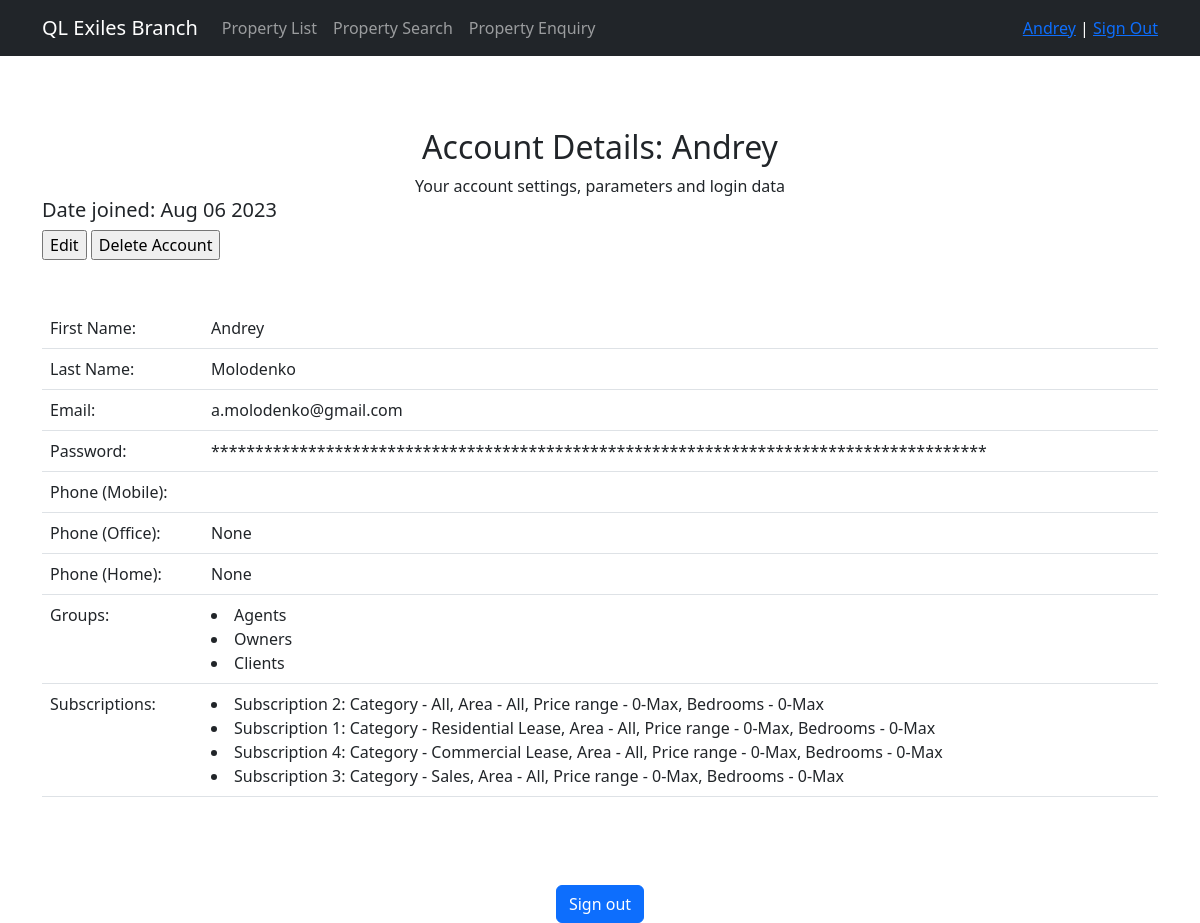
Screenshot of /users/my_account/ (signed in) with the database file from the repository.
### users/models.py (models this page shows, shortened)
class CustomUser(AbstractUser):
    phone_1 = models.CharField(max_length=15)
    phone_2 = models.CharField(max_length=15, null=True)
    phone_3 = models.CharField(max_length=15, null=True)
    subscriptions = models.ManyToManyField('Subscriptions', through='CustomUser_Subscriptions')

class Subscriptions(models.Model):
    sub_category = models.CharField(max_length=2, choices=PROP_DIVISION_CHOICES, default="QL", null=True)
    sub_area = models.CharField(max_length=15, choices=AREAS_CHOICES, null=True)
    sub_min_price = models.IntegerField(default=0)
    sub_max_price = models.IntegerField(null=True)
    sub_min_bedrooms = models.IntegerField(default=0)
    sub_max_bedrooms = models.IntegerField(null=True)
    def __str__(self):
        return f'Subscription {self.id}: Category - {PROP_DIVISION_REFERENCE[self.sub_category or "All"]}, Area - {self.sub_area or "All"}, ' \
               f'Price range - {self.sub_min_price}-{self.sub_max_price or "Max"}, ' \
               f'Bedrooms - {self.sub_min_bedrooms}-{self.sub_max_bedrooms or "Max"}'

### users/views.py (the view)
# urls.py: path('my_account/', AccountDetailView.as_view(), name='account_details'),
class AccountDetailView(UserPassesTestMixin, DetailView):
    model = CustomUser
    template_name = 'account_details.html'
    context_object_name = 'account_details'
    @method_decorator(login_required)
    def dispatch(self, *args, **kwargs):
        return super().dispatch(*args, **kwargs)
    def test_func(self):
        return self.request.user == self.get_object()
    def get_object(self):
        return self.request.user
    def get_context_data(self, **kwargs):
        context = super().get_context_data(**kwargs)
        account_instance = self.object
        groups = account_instance.groups.all()
        subscriptions = account_instance.subscriptions.all()
        context['groups'] = groups
        context['subscriptions'] = subscriptions
        context['is_not_agent'] = not self.request.user.groups.filter(name='agents').exists()
        context['is_not_owner'] = not self.request.user.groups.filter(name='owners').exists()
        context['is_not_client'] = not self.request.user.groups.filter(name='clients').exists()
        context['is_not_manager'] = not self.request.user.groups.filter(name='managers').exists()
        return context

### properties/templatetags/custom_filters.py (called while the page is built)
@register.filter(name="hide_pass")
def hide_pass(value: str):
    return '*' * len(value)

@register.filter(name="cap_case")
def cap_case(value: str):
    return value.capitalize()

### templates/account_details.html (shortened to what this page needs)
{% extends 'flatpages/default.html' %}
{% load custom_filters %}
{% load custom_tags %}
{% block content %}
<br><br><br>
<h2>Account Details: {{request.user.username | cap_case}}</h2>
<div> Your account settings, parameters and login data </div>
    <h5 align="left"> Date joined: {{ account_details.date_joined|date:'M d Y'  }}</h5>
    <form action="" align = "left">
        <input type="button" value="Edit">
        <input type="button" value="Delete Account">
    </form>
<br>
<br>
        <table style="width:100%" class="table">
            <tr>
                <td align="left">First Name:</td>
                <td align="left">{{ account_details.first_name }}</td>
            </tr>
            <tr>
                <td align="left"> Last Name: </td>
                <td align="left">{{ account_details.last_name }}</td>
            </tr>
            <tr>
                <td align="left"> Email: </td>
                <td align="left">{{ account_details.email }}</td>
            </tr>
            <tr>
                <td align="left">Password:</td>
                <td align="left">{{ account_details.password | hide_pass }}</td>
            </tr>
            <tr>
                <td align="left">Phone (Mobile):</td>
                <td align="left">{{ account_details.phone_1 }}</td>
            </tr>
            <tr>
                <td align="left">Phone (Office):</td>
                <td align="left">{{ account_details.phone_2 }}</td>
            </tr>
            <tr>
                <td align="left">Phone (Home):</td>
                <td align="left">{{ account_details.phone_3 }}</td>
            </tr>
            <tr>
                {% if account_details.groups  %}
                <td align="left">Groups:</td>
                <td align="left">{% for group in groups %} <li> {{ group.name | cap_case }} {% endfor %}</td>
                {% endif %}
            </tr>
            <tr>
                {% if account_details.subscriptions  %}
                <td align="left">Subscriptions:</td>
                <td align="left">{% for subscript in subscriptions %} <li> {{ subscript }} {% endfor %}</td>
                {% endif %}
            </tr>
        </table>
<br><br><br>
<a href="{% url 'account_logout' %}" class="btn btn-primary">Sign out</a>
{% endblock %}

### templates/flatpages/default.html (shortened to what this page needs)
<!DOCTYPE html>
{% load custom_filters %}
{% load custom_tags %}
<html lang="en">
    <head>
        {% load static %}
        <link href="{% static 'css/styles.css' %}" rel="stylesheet" />
    </head>
    <body>
        <nav class="navbar navbar-expand-lg navbar-dark bg-dark static-top">
           <div class="container">
               <a class="navbar-brand" href="/">QL Exiles Branch</a>
               <div class="collapse navbar-collapse" id="navbarResponsive">
                   <ul class="navbar-nav ml-auto">
                       <li class="nav-item">
                           <a class="nav-link" href="/property/">Property List</a>
                       </li>
                       <li class="nav-item">
                           <a class="nav-link" href="/property/search/">Property Search</a>
                       </li>
                       <li class="nav-item">
                           <a class="nav-link" href="/contactus/property_enquiry/">Property Enquiry</a>
                       </li>
                   </ul>
               </div>
                <div class="nav-item" style="color:white">
                    {% if user.is_authenticated %}
                    <a href="{% url 'users:account_details' %}"> {{ request.user.username|cap_case }}<a>   |
                    <a href="{% url 'account_logout' %}">Sign Out</a><br>
                    {% else %}
                    <a href="{% url 'account_login' %}">Sign In</a>   |
                    <a href="{% url 'account_signup' %}">Sign Up</a>
                    {% endif %}
                </div>
           </div>
        </nav>
        <div class="container">
           <div class="row">
               <div class="col-lg-12 text-center">
                   {% block base_content %}
                   {% block content %}{% endblock content %}
                   {% endblock base_content %}
               </div>
           </div>
        </div>
    </body>
</html>

### rows the page displays
CustomUser: user.username|cap_case "Andrey", date_joined "Aug 06 2023", first_name "Andrey", last_name "Molodenko", email "a.molodenko@gmail.com", password|hide_pass "****************************************************************************************", phone_2 "None", phone_3 "None"
Subscriptions: id+sub_category+sub_area "Subscription 2: Category - All, Area - All, Price range - 0-Max, Bedrooms - 0-Max"
Subscriptions: id+sub_category+sub_area "Subscription 1: Category - Residential Lease, Area - All, Price range - 0-Max, Bedrooms - 0-Max"
Subscriptions: id+sub_category+sub_area "Subscription 4: Category - Commercial Lease, Area - All, Price range - 0-Max, Bedrooms - 0-Max"
Subscriptions: id+sub_category+sub_area "Subscription 3: Category - Sales, Area - All, Price range - 0-Max, Bedrooms - 0-Max"

### other values shown
{{ group.name | cap_case }} "Agents"
{{ group.name | cap_case }} "Owners"
{{ group.name | cap_case }} "Clients"
